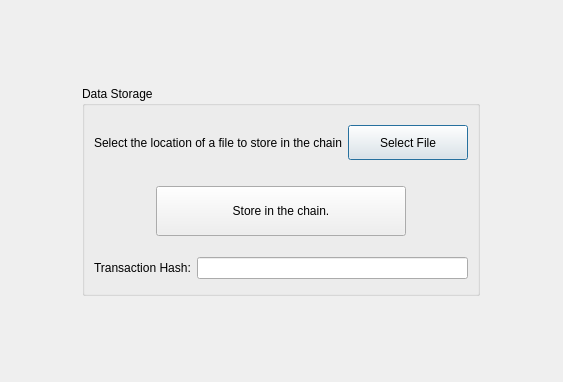
<?xml version="1.0" encoding="UTF-8"?>
<ui version="4.0">
 <class>Datastore</class>
 <widget class="QDialog" name="Datastore">
  <property name="geometry">
   <rect>
    <x>0</x>
    <y>0</y>
    <width>563</width>
    <height>382</height>
   </rect>
  </property>
  <property name="minimumSize">
   <size>
    <width>0</width>
    <height>0</height>
   </size>
  </property>
  <property name="windowTitle">
   <string>Form</string>
  </property>
  <layout class="QVBoxLayout" name="topLayout">
   <item alignment="Qt::AlignHCenter|Qt::AlignVCenter">
    <widget class="QGroupBox" name="Proof">
     <property name="enabled">
      <bool>true</bool>
     </property>
     <property name="title">
      <string>Data Storage</string>
     </property>
     <layout class="QVBoxLayout" name="verticalLayout_4">
      <item>
       <layout class="QVBoxLayout" name="verticalLayout_2">
        <item>
         <layout class="QHBoxLayout" name="horizontalLayout_2">
          <property name="topMargin">
           <number>10</number>
          </property>
          <property name="bottomMargin">
           <number>10</number>
          </property>
          <item>
           <widget class="QLabel" name="labelFile">
            <property name="text">
             <string>Select the location of a file to store in the chain</string>
            </property>
           </widget>
          </item>
          <item>
           <widget class="QPushButton" name="filePushButton">
            <property name="sizePolicy">
             <sizepolicy hsizetype="Fixed" vsizetype="Fixed">
              <horstretch>0</horstretch>
              <verstretch>0</verstretch>
             </sizepolicy>
            </property>
            <property name="minimumSize">
             <size>
              <width>120</width>
              <height>35</height>
             </size>
            </property>
            <property name="maximumSize">
             <size>
              <width>200</width>
              <height>16777215</height>
             </size>
            </property>
            <property name="text">
             <string>Select File</string>
            </property>
           </widget>
          </item>
         </layout>
        </item>
        <item>
         <layout class="QHBoxLayout" name="horizontalLayout_3">
          <property name="topMargin">
           <number>10</number>
          </property>
          <property name="bottomMargin">
           <number>10</number>
          </property>
          <item>
           <widget class="QPushButton" name="createPushButton">
            <property name="sizePolicy">
             <sizepolicy hsizetype="Fixed" vsizetype="Fixed">
              <horstretch>0</horstretch>
              <verstretch>0</verstretch>
             </sizepolicy>
            </property>
            <property name="minimumSize">
             <size>
              <width>250</width>
              <height>50</height>
             </size>
            </property>
            <property name="text">
             <string>Store in the chain.</string>
            </property>
           </widget>
          </item>
         </layout>
        </item>
        <item>
         <layout class="QHBoxLayout" name="horizontalLayout_7">
          <property name="topMargin">
           <number>5</number>
          </property>
          <property name="bottomMargin">
           <number>5</number>
          </property>
          <item>
           <widget class="QLabel" name="labelTransactionhash">
            <property name="text">
             <string>Transaction Hash:</string>
            </property>
           </widget>
          </item>
          <item>
           <widget class="QLineEdit" name="txLineEdit"/>
          </item>
         </layout>
        </item>
       </layout>
      </item>
     </layout>
    </widget>
   </item>
  </layout>
 </widget>
 <resources/>
 <connections/>
</ui>
